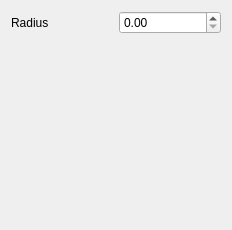
<?xml version="1.0" encoding="UTF-8"?>
<ui version="4.0">
 <class>RomanConfig</class>
 <widget class="QWidget" name="RomanConfig">
  <property name="geometry">
   <rect>
    <x>0</x>
    <y>0</y>
    <width>232</width>
    <height>230</height>
   </rect>
  </property>
  <property name="windowTitle">
   <string>Form</string>
  </property>
  <layout class="QGridLayout" name="gridLayout_2">
   <item row="0" column="1">
    <layout class="QGridLayout" name="gridLayout">
     <item row="0" column="0">
      <widget class="QLabel" name="label">
       <property name="text">
        <string>Radius</string>
       </property>
      </widget>
     </item>
     <item row="0" column="1">
      <widget class="QDoubleSpinBox" name="radiusSpinBox">
       <property name="singleStep">
        <double>0.100000000000000</double>
       </property>
      </widget>
     </item>
     <item row="1" column="0">
      <spacer name="verticalSpacer">
       <property name="orientation">
        <enum>Qt::Vertical</enum>
       </property>
       <property name="sizeHint" stdset="0">
        <size>
         <width>20</width>
         <height>40</height>
        </size>
       </property>
      </spacer>
     </item>
    </layout>
   </item>
  </layout>
 </widget>
 <resources/>
 <connections/>
</ui>
